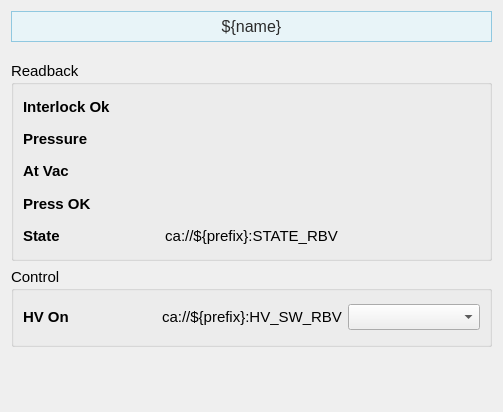
<?xml version="1.0" encoding="UTF-8"?>
<ui version="4.0">
 <class>Form</class>
 <widget class="QWidget" name="Form">
  <property name="geometry">
   <rect>
    <x>0</x>
    <y>0</y>
    <width>503</width>
    <height>412</height>
   </rect>
  </property>
  <property name="sizePolicy">
   <sizepolicy hsizetype="Preferred" vsizetype="Preferred">
    <horstretch>0</horstretch>
    <verstretch>0</verstretch>
   </sizepolicy>
  </property>
  <property name="windowTitle">
   <string>Form</string>
  </property>
  <layout class="QVBoxLayout" name="verticalLayout_7">
   <item>
    <widget class="PyDMLabel" name="PyDMLabel_11">
     <property name="maximumSize">
      <size>
       <width>16777215</width>
       <height>40</height>
      </size>
     </property>
     <property name="font">
      <font>
       <pointsize>12</pointsize>
      </font>
     </property>
     <property name="toolTip">
      <string/>
     </property>
     <property name="styleSheet">
      <string notr="true">    background-color: #e8f4f8;

    border: 1px solid #90c8e0;

    padding: 5px;

    color: rgb(43, 43, 43);</string>
     </property>
     <property name="text">
      <string>${name}</string>
     </property>
     <property name="alignment">
      <set>Qt::AlignCenter</set>
     </property>
    </widget>
   </item>
   <item>
    <spacer name="verticalSpacer_2">
     <property name="orientation">
      <enum>Qt::Vertical</enum>
     </property>
     <property name="sizeType">
      <enum>QSizePolicy::Fixed</enum>
     </property>
     <property name="sizeHint" stdset="0">
      <size>
       <width>20</width>
       <height>13</height>
      </size>
     </property>
    </spacer>
   </item>
   <item>
    <widget class="QGroupBox" name="groupBox">
     <property name="sizePolicy">
      <sizepolicy hsizetype="Preferred" vsizetype="Fixed">
       <horstretch>0</horstretch>
       <verstretch>0</verstretch>
      </sizepolicy>
     </property>
     <property name="minimumSize">
      <size>
       <width>0</width>
       <height>200</height>
      </size>
     </property>
     <property name="font">
      <font>
       <pointsize>11</pointsize>
      </font>
     </property>
     <property name="title">
      <string>Readback</string>
     </property>
     <layout class="QVBoxLayout" name="verticalLayout_14">
      <item>
       <layout class="QHBoxLayout" name="horizontalLayout_4" stretch="1,1,1">
        <item>
         <layout class="QVBoxLayout" name="verticalLayout">
          <item>
           <widget class="QLabel" name="interlock_ok_label_8">
            <property name="font">
             <font>
              <pointsize>11</pointsize>
             </font>
            </property>
            <property name="styleSheet">
             <string/>
            </property>
            <property name="text">
             <string>&lt;html&gt;&lt;head/&gt;&lt;body&gt;&lt;p&gt;&lt;span style=&quot; font-weight:600;&quot;&gt;Interlock Ok&lt;/span&gt;&lt;/p&gt;&lt;/body&gt;&lt;/html&gt;</string>
            </property>
           </widget>
          </item>
          <item>
           <widget class="QLabel" name="interlock_ok_label">
            <property name="font">
             <font>
              <pointsize>11</pointsize>
             </font>
            </property>
            <property name="styleSheet">
             <string/>
            </property>
            <property name="text">
             <string>&lt;html&gt;&lt;head/&gt;&lt;body&gt;&lt;p&gt;&lt;span style=&quot; font-weight:600;&quot;&gt;Pressure&lt;/span&gt;&lt;/p&gt;&lt;/body&gt;&lt;/html&gt;</string>
            </property>
           </widget>
          </item>
          <item>
           <widget class="QLabel" name="interlock_ok_label_2">
            <property name="font">
             <font>
              <pointsize>11</pointsize>
             </font>
            </property>
            <property name="styleSheet">
             <string/>
            </property>
            <property name="text">
             <string>&lt;html&gt;&lt;head/&gt;&lt;body&gt;&lt;p&gt;&lt;span style=&quot; font-weight:600;&quot;&gt;At Vac&lt;/span&gt;&lt;/p&gt;&lt;/body&gt;&lt;/html&gt;</string>
            </property>
           </widget>
          </item>
          <item>
           <widget class="QLabel" name="interlock_ok_label_4">
            <property name="font">
             <font>
              <pointsize>11</pointsize>
             </font>
            </property>
            <property name="styleSheet">
             <string/>
            </property>
            <property name="text">
             <string>&lt;html&gt;&lt;head/&gt;&lt;body&gt;&lt;p&gt;&lt;span style=&quot; font-weight:600;&quot;&gt;Press OK&lt;/span&gt;&lt;/p&gt;&lt;/body&gt;&lt;/html&gt;</string>
            </property>
           </widget>
          </item>
          <item>
           <widget class="QLabel" name="interlock_ok_label_5">
            <property name="font">
             <font>
              <pointsize>11</pointsize>
             </font>
            </property>
            <property name="styleSheet">
             <string/>
            </property>
            <property name="text">
             <string>&lt;html&gt;&lt;head/&gt;&lt;body&gt;&lt;p&gt;&lt;span style=&quot; font-weight:600;&quot;&gt;State&lt;/span&gt;&lt;/p&gt;&lt;/body&gt;&lt;/html&gt;</string>
            </property>
           </widget>
          </item>
         </layout>
        </item>
        <item>
         <layout class="QVBoxLayout" name="verticalLayout_4">
          <item>
           <widget class="PyDMByteIndicator" name="PyDMByteIndicator">
            <property name="toolTip">
             <string/>
            </property>
            <property name="channel">
             <string>ca://${prefix}:ILK_OK_RBV</string>
            </property>
            <property name="showLabels">
             <bool>false</bool>
            </property>
            <property name="circles">
             <bool>true</bool>
            </property>
           </widget>
          </item>
          <item>
           <widget class="PyDMLabel" name="PyDMLabel">
            <property name="toolTip">
             <string/>
            </property>
            <property name="text">
             <string/>
            </property>
            <property name="alignment">
             <set>Qt::AlignCenter</set>
            </property>
            <property name="showUnits">
             <bool>true</bool>
            </property>
            <property name="channel">
             <string>ca://${prefix}:PRESS_RBV</string>
            </property>
            <property name="displayFormat">
             <enum>PyDMLabel::Exponential</enum>
            </property>
           </widget>
          </item>
          <item>
           <widget class="PyDMByteIndicator" name="PyDMByteIndicator_2">
            <property name="toolTip">
             <string/>
            </property>
            <property name="channel">
             <string>ca://${prefix}:AT_VAC_RBV</string>
            </property>
            <property name="showLabels">
             <bool>false</bool>
            </property>
            <property name="circles">
             <bool>true</bool>
            </property>
           </widget>
          </item>
          <item>
           <widget class="PyDMByteIndicator" name="PyDMByteIndicator_3">
            <property name="toolTip">
             <string/>
            </property>
            <property name="channel">
             <string>ca://${prefix}:PRESS_OK_RBV</string>
            </property>
            <property name="showLabels">
             <bool>false</bool>
            </property>
            <property name="circles">
             <bool>true</bool>
            </property>
           </widget>
          </item>
          <item>
           <widget class="PyDMLabel" name="PyDMLabel_8">
            <property name="toolTip">
             <string/>
            </property>
            <property name="text">
             <string>ca://${prefix}:STATE_RBV</string>
            </property>
            <property name="alignment">
             <set>Qt::AlignCenter</set>
            </property>
            <property name="channel">
             <string>ca://${prefix}:STATE_RBV</string>
            </property>
           </widget>
          </item>
         </layout>
        </item>
        <item>
         <layout class="QVBoxLayout" name="verticalLayout_3">
          <item>
           <widget class="QLabel" name="label_3">
            <property name="text">
             <string/>
            </property>
           </widget>
          </item>
          <item>
           <widget class="QLabel" name="label_6">
            <property name="text">
             <string/>
            </property>
           </widget>
          </item>
          <item>
           <widget class="QLabel" name="label_12">
            <property name="text">
             <string/>
            </property>
           </widget>
          </item>
          <item>
           <widget class="QLabel" name="label_9">
            <property name="text">
             <string/>
            </property>
           </widget>
          </item>
         </layout>
        </item>
       </layout>
      </item>
     </layout>
    </widget>
   </item>
   <item>
    <widget class="QGroupBox" name="groupBox_2">
     <property name="sizePolicy">
      <sizepolicy hsizetype="Preferred" vsizetype="Fixed">
       <horstretch>0</horstretch>
       <verstretch>0</verstretch>
      </sizepolicy>
     </property>
     <property name="minimumSize">
      <size>
       <width>0</width>
       <height>80</height>
      </size>
     </property>
     <property name="font">
      <font>
       <pointsize>11</pointsize>
      </font>
     </property>
     <property name="title">
      <string>Control</string>
     </property>
     <layout class="QVBoxLayout" name="verticalLayout_15">
      <item>
       <layout class="QHBoxLayout" name="horizontalLayout_5" stretch="1,1,1">
        <item>
         <layout class="QVBoxLayout" name="verticalLayout_2">
          <item>
           <widget class="QLabel" name="interlock_ok_label_3">
            <property name="font">
             <font>
              <pointsize>11</pointsize>
             </font>
            </property>
            <property name="styleSheet">
             <string/>
            </property>
            <property name="text">
             <string>&lt;html&gt;&lt;head/&gt;&lt;body&gt;&lt;p&gt;&lt;span style=&quot; font-weight:600;&quot;&gt;HV On&lt;/span&gt;&lt;/p&gt;&lt;/body&gt;&lt;/html&gt;</string>
            </property>
           </widget>
          </item>
         </layout>
        </item>
        <item>
         <layout class="QVBoxLayout" name="verticalLayout_5">
          <item>
           <widget class="PyDMLabel" name="PyDMLabel_6">
            <property name="toolTip">
             <string/>
            </property>
            <property name="text">
             <string>ca://${prefix}:HV_SW_RBV</string>
            </property>
            <property name="alignment">
             <set>Qt::AlignCenter</set>
            </property>
            <property name="channel">
             <string>ca://${prefix}:HV_SW_RBV</string>
            </property>
           </widget>
          </item>
         </layout>
        </item>
        <item>
         <layout class="QVBoxLayout" name="verticalLayout_6">
          <item>
           <widget class="PyDMEnumComboBox" name="PyDMEnumComboBox">
            <property name="toolTip">
             <string/>
            </property>
            <property name="channel">
             <string>ca://${prefix}:HV_SW</string>
            </property>
           </widget>
          </item>
         </layout>
        </item>
       </layout>
      </item>
     </layout>
    </widget>
   </item>
   <item>
    <spacer name="verticalSpacer">
     <property name="orientation">
      <enum>Qt::Vertical</enum>
     </property>
     <property name="sizeHint" stdset="0">
      <size>
       <width>20</width>
       <height>89</height>
      </size>
     </property>
    </spacer>
   </item>
  </layout>
 </widget>
 <customwidgets>
  <customwidget>
   <class>PyDMEnumComboBox</class>
   <extends>QComboBox</extends>
   <header>pydm.widgets.enum_combo_box</header>
  </customwidget>
  <customwidget>
   <class>PyDMByteIndicator</class>
   <extends>QWidget</extends>
   <header>pydm.widgets.byte</header>
  </customwidget>
  <customwidget>
   <class>PyDMLabel</class>
   <extends>QLabel</extends>
   <header>pydm.widgets.label</header>
  </customwidget>
 </customwidgets>
 <resources/>
 <connections/>
</ui>
